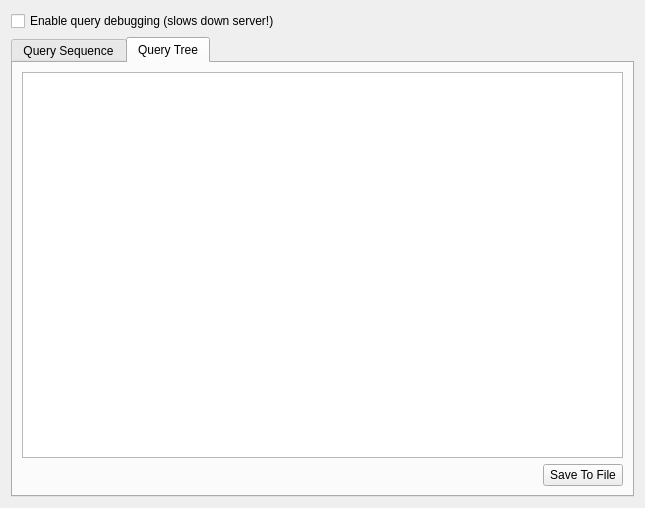
<?xml version="1.0" encoding="UTF-8"?>
<ui version="4.0">
 <class>QueryDebugger</class>
 <widget class="QWidget" name="QueryDebugger">
  <property name="geometry">
   <rect>
    <x>0</x>
    <y>0</y>
    <width>645</width>
    <height>508</height>
   </rect>
  </property>
  <layout class="QVBoxLayout" name="verticalLayout">
   <item>
    <widget class="QCheckBox" name="enableDebuggingChkBox">
     <property name="text">
      <string>Enable query debugging (slows down server!)</string>
     </property>
    </widget>
   </item>
   <item>
    <widget class="QTabWidget" name="tabWidget">
     <property name="currentIndex">
      <number>1</number>
     </property>
     <widget class="QWidget" name="querySequenceTab">
      <attribute name="title">
       <string>Query Sequence</string>
      </attribute>
      <layout class="QVBoxLayout" name="verticalLayout_2">
       <item>
        <widget class="QTreeView" name="queryListView">
         <property name="rootIsDecorated">
          <bool>false</bool>
         </property>
         <property name="uniformRowHeights">
          <bool>true</bool>
         </property>
         <property name="sortingEnabled">
          <bool>true</bool>
         </property>
        </widget>
       </item>
      </layout>
     </widget>
     <widget class="QWidget" name="queryTreeTab">
      <attribute name="title">
       <string>Query Tree</string>
      </attribute>
      <layout class="QVBoxLayout" name="verticalLayout_3">
       <item>
        <widget class="QTreeView" name="queryTreeView"/>
       </item>
       <item>
        <layout class="QHBoxLayout" name="horizontalLayout">
         <item>
          <spacer name="horizontalSpacer">
           <property name="orientation">
            <enum>Qt::Horizontal</enum>
           </property>
           <property name="sizeHint" stdset="0">
            <size>
             <width>40</width>
             <height>20</height>
            </size>
           </property>
          </spacer>
         </item>
         <item>
          <widget class="QPushButton" name="saveToFileBtn">
           <property name="text">
            <string>Save To File</string>
           </property>
          </widget>
         </item>
        </layout>
       </item>
      </layout>
     </widget>
    </widget>
   </item>
  </layout>
 </widget>
 <resources/>
 <connections/>
</ui>
